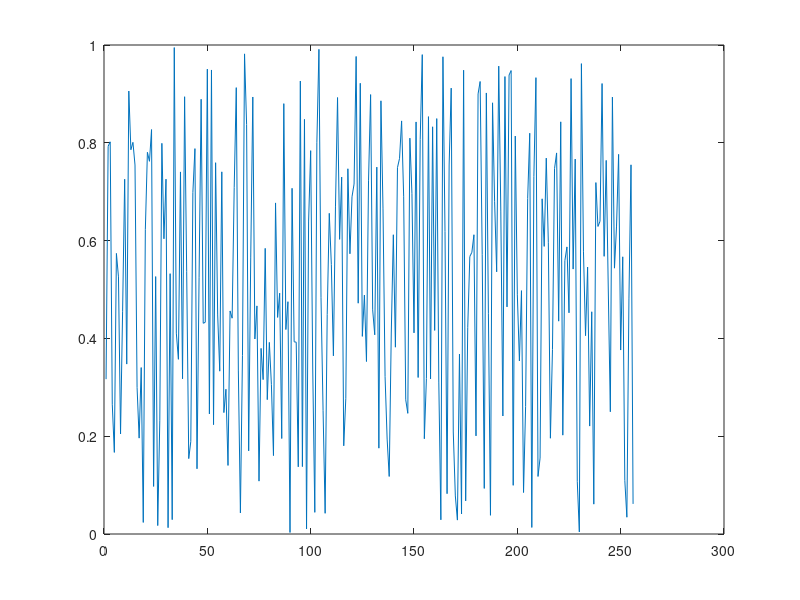

Reproduce this figure in MATLAB. (Note: this script raises an error after producing the figure.)
%https://www.mathworks.com/matlabcentral/answers/300523-plot-title-formatting-with-table
tbl_header    = "\begin{tabular}{ccccc} \textbf{DoE ID} & \multicolumn{2}{c}{\textbf{Toolposition} (in mm)} & \multicolumn{2}{c}{\textbf{Material}} \\ & x & y & name & thickness (in mm) \\ \hline";
tbl_footer    = "\end{tabular}";
figure
for ii = 1:5
    plot((1:256)', rand(256,1)); hold on;
    tbl_body(ii)  = sprintf("%d & %.2f & %.2f & %s & %.2f", randi(10,1), rand, rand, 'random string', randi(10,1));
end
tbl_str = sprintf("%s %s %s", tbl_header, strjoin(tbl_body, ' \\\\ '), tbl_footer);
title(...
        {...
            sprintf("\\textbf{Machine:} %s", 'Random machine name'), ...
            "", ...
            tbl_str ...
        }, ...
        'Interpreter','latex' ...
     );
